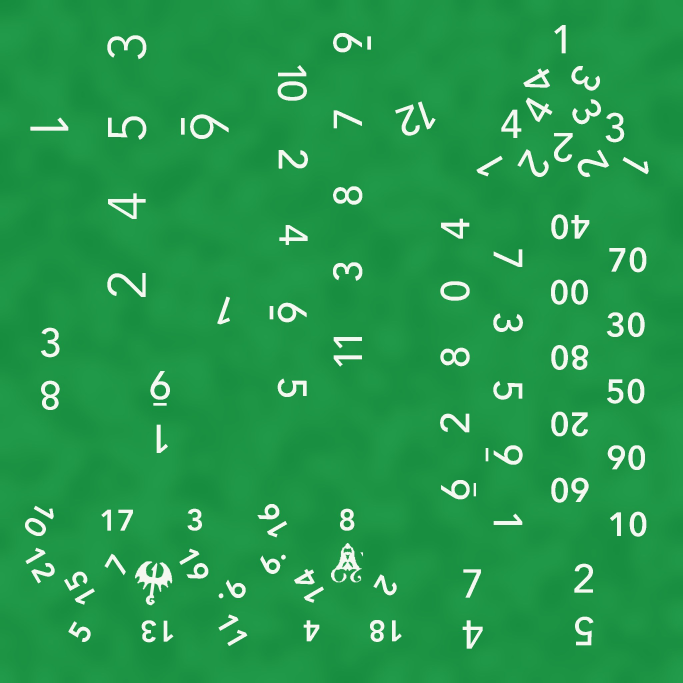
#> input picture src/materials/dragonbane/albedo.jpg, 2048 x 2048 px, found by its file name (shown at 1/3 size)
$ python make_textures.py
#> lines starting #> are read from the running program, lines starting #| are printed output that depends on the picture
"""
Builds the Vaesen and Dragonbane dice textures from the shared UV atlas.

Every dice style uses one 2048×2048 atlas for all die shapes (see any
src/materials/*/albedo.jpg). The Iron set's albedo is plain grey with black
numerals, so it gives a clean mask of every number; this script paints new
colours under it and replaces a few faces:

- Vaesen: bone dice; the d6 shows ringed pips, with a swirl for the 6.
- Dragonbane: translucent green with white numbers; the d20's 1 is the Dragon
  and its 20 the Demon (symbols from dragon.png / demon.png here).

Run from the repo root: python3 scripts/dice-textures/make_textures.py
Needs Pillow and numpy.
"""

import math
from pathlib import Path

import numpy as np
from PIL import Image, ImageDraw, ImageFilter

ROOT = Path(__file__).resolve().parents[2]
HERE = Path(__file__).resolve().parent
MATERIALS = ROOT / "src" / "materials"
SIZE = 2048

# Face centres in the atlas (pixels), measured from the Iron numerals
D6_FACES = {1: (147, 372), 2: (379, 854), 3: (380, 141), 4: (380, 618), 5: (381, 383), 6: (627, 379)}
D6_ERASE = 105  # half-size of the square cleared around a d6 numeral
D20_FACES = {1: (459, 1750), 20: (1039, 1688)}
D20_ERASE = 52  # radius cleared around a d20 numeral
# Rotation (degrees, counter-clockwise in the image) of the d20's 1 and 20 numerals,
# so a symbol stands the same way up on the die; checked with dev/face-viewer.html
D20_ROTATION = {1: -8, 20: 180}


def numeral_ink() -> np.ndarray:
    """Every number on every die, as 0..1 coverage (anti-aliased)"""
    iron = np.asarray(Image.open(MATERIALS / "iron" / "albedo.jpg").convert("L")).astype(float)
    return np.clip((150 - iron) / 110, 0, 1)


def clear_circle(ink: np.ndarray, centre, radius):
    yy, xx = np.ogrid[:SIZE, :SIZE]
    ink[(xx - centre[0]) ** 2 + (yy - centre[1]) ** 2 <= radius**2] = 0


def clear_square(ink: np.ndarray, centre, half):
    x, y = centre
    ink[y - half : y + half, x - half : x + half] = 0


def stamp(ink: np.ndarray, glyph: np.ndarray, centre):
    """Adds a glyph (0..1 array) centred at a point"""
    h, w = glyph.shape
    x0, y0 = centre[0] - w // 2, centre[1] - h // 2
    region = ink[y0 : y0 + h, x0 : x0 + w]
    np.maximum(region, glyph, out=region)


def supersampled(size: int, draw_fn, scale=4) -> np.ndarray:
    """Draws with ImageDraw at a higher resolution, then scales down for smooth edges"""
    big = Image.new("L", (size * scale, size * scale), 0)
    draw_fn(ImageDraw.Draw(big), size * scale)
    return np.asarray(big.resize((size, size), Image.LANCZOS)).astype(float) / 255


# --- Vaesen d6 faces ---------------------------------------------------------

PIP_OFFSETS = {
    1: [(0, 0)],
    2: [(-1, -1), (1, 1)],
    3: [(-1, -1), (0, 0), (1, 1)],
    4: [(-1, -1), (1, -1), (-1, 1), (1, 1)],
    5: [(-1, -1), (1, -1), (0, 0), (-1, 1), (1, 1)],
}


def pip_face(count: int, size=210) -> np.ndarray:
    """Ringed pips, as on Vaesen's bone dice"""

    def draw(d: ImageDraw.ImageDraw, s: int):
        # A lone pip is drawn larger, as on the real dice
        grow = 1.4 if count == 1 else 1
        spacing, ring, width, dot = s * 0.29, s * 0.14 * grow, s * 0.036 * grow, s * 0.06 * grow
        for ox, oy in PIP_OFFSETS[count]:
            cx, cy = s / 2 + ox * spacing, s / 2 + oy * spacing
            d.ellipse([cx - ring, cy - ring, cx + ring, cy + ring], outline=255, width=round(width))
            d.ellipse([cx - dot, cy - dot, cx + dot, cy + dot], fill=255)

    return supersampled(size, draw)


def swirl_face(size=210) -> np.ndarray:
    """A six-armed swirl with dots between the arms, for the 6 (our own drawing)"""

    def draw(d: ImageDraw.ImageDraw, s: int):
        c = s / 2
        width = round(s * 0.045)
        for arm in range(6):
            base = arm * math.pi / 3
            points = []
            # Out from the centre, bending, then curling back into a small spiral
            for i in range(60):
                t = i / 59
                r = s * (0.04 + 0.30 * t)
                a = base + 0.9 * t
                points.append((c + r * math.cos(a), c + r * math.sin(a)))
            end_r, end_a = s * 0.34, base + 0.9
            ex, ey = c + end_r * math.cos(end_a), c + end_r * math.sin(end_a)
            for i in range(40):
                t = i / 39
                r = s * 0.075 * (1 - 0.85 * t)
                a = end_a + math.pi / 2 + t * 1.8 * math.pi
                points.append((ex - s * 0.075 * math.cos(end_a + math.pi / 2) + r * math.cos(a),
                               ey - s * 0.075 * math.sin(end_a + math.pi / 2) + r * math.sin(a)))
            d.line(points, fill=255, width=width, joint="curve")
            # A dot between this arm and the next
            dot_a, dot_r, dot = base + math.pi / 6 + 0.55, s * 0.44, s * 0.03
            dx, dy = c + dot_r * math.cos(dot_a), c + dot_r * math.sin(dot_a)
            d.ellipse([dx - dot, dy - dot, dx + dot, dy + dot], fill=255)
        hub = s * 0.05
        d.ellipse([c - hub, c - hub, c + hub, c + hub], fill=255)

    return supersampled(size, draw)


# --- Dragonbane d20 symbols --------------------------------------------------


def dragon_glyph(size: int) -> np.ndarray:
    """The dragon is an outline; fill everything inside it"""
    src = Image.open(HERE / "dragon.png").convert("RGBA")
    line = np.asarray(src)[:, :, 3] > 0
    outside = np.zeros_like(line)
    # Flood fill the outside from the border, through pixels that aren't line
    stack = [(0, 0)]
    h, w = line.shape
    while stack:
        y, x = stack.pop()
        if 0 <= y < h and 0 <= x < w and not outside[y, x] and not line[y, x]:
            outside[y, x] = True
            stack.extend([(y + 1, x), (y - 1, x), (y, x + 1), (y, x - 1)])
    filled = Image.fromarray(((~outside) * 255).astype(np.uint8))
    return fit(filled, size)


# [19 lines left out: functions demon_glyph, fit, not called in this run]


def rotated(glyph: np.ndarray, degrees: float) -> np.ndarray:
    im = Image.fromarray((glyph * 255).astype(np.uint8))
    return np.asarray(im.rotate(degrees, resample=Image.BICUBIC)).astype(float) / 255


# --- Maps --------------------------------------------------------------------


def noise(scale: int, seed: int) -> np.ndarray:
    """Soft blotchy noise, 0..1"""
    rng = np.random.default_rng(seed)
    small = rng.random((SIZE // scale, SIZE // scale))
    im = Image.fromarray((small * 255).astype(np.uint8)).resize((SIZE, SIZE), Image.BICUBIC)
    return np.asarray(im.filter(ImageFilter.GaussianBlur(scale / 2))).astype(float) / 255


def normal_map(ink: np.ndarray, depth: float, grain: np.ndarray | None = None) -> Image.Image:
    """Engraved markings: the ink is pressed in"""
    h = -np.asarray(Image.fromarray((ink * 255).astype(np.uint8)).filter(ImageFilter.GaussianBlur(1.5))).astype(float) / 255
    if grain is not None:
        h = h + grain
    dx = np.zeros_like(h)
    dy = np.zeros_like(h)
    dx[:, 1:-1] = (h[:, 2:] - h[:, :-2]) * depth
    dy[1:-1, :] = (h[2:, :] - h[:-2, :]) * depth
    n = np.dstack([-dx, dy, np.ones_like(h)])
    n /= np.linalg.norm(n, axis=2, keepdims=True)
    return Image.fromarray(((n * 0.5 + 0.5) * 255).astype(np.uint8))


def save_jpg(im: Image.Image, path: Path):
    path.parent.mkdir(parents=True, exist_ok=True)
    im.save(path, quality=88)
    print("wrote", path.relative_to(ROOT))


def mix(base: np.ndarray, colour, amount: np.ndarray) -> np.ndarray:
    return base * (1 - amount[..., None]) + np.array(colour, dtype=float) * amount[..., None]


def vaesen():
    ink = numeral_ink()
    for value, centre in D6_FACES.items():
        clear_square(ink, centre, D6_ERASE)
        stamp(ink, swirl_face() if value == 6 else pip_face(value), centre)
#> this loop made 6 passes
#> (x0 in stamp, y0 in stamp) on passes 1 to 6: (42, 267), (274, 749), (275, 36), (275, 513), (276, 278), (522, 274)
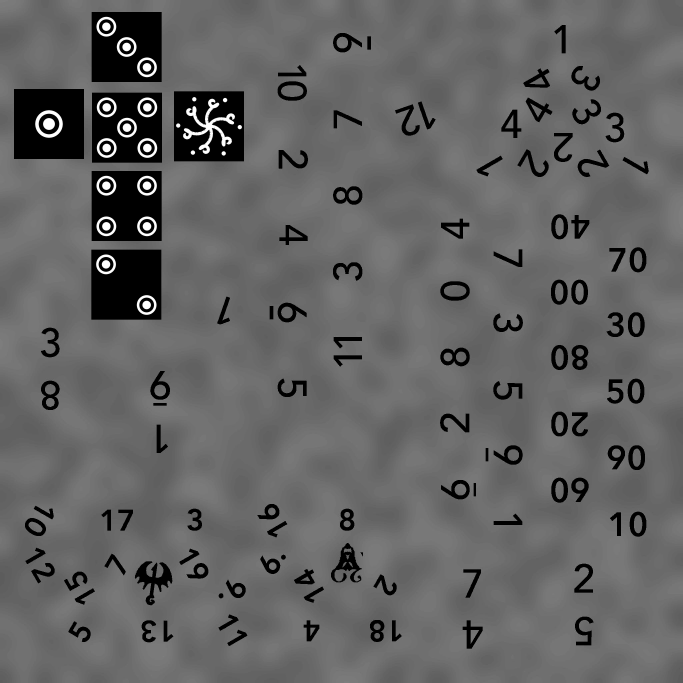
#> ink: shape (2048, 2048) float64 (shown at 1/3 size); min 0, max 1, mean 0.39

    # Old bone: ivory with faint warm blotches and a few darker flecks
    blotch = noise(64, 1)
    fine = noise(8, 2)
#> call 2 of noise, with scale = 8, seed = 2
#> in noise (call 2), `im = Image.fromarray((small * 255).astype(np.uint8)).resize((SIZE, SIZ..`:
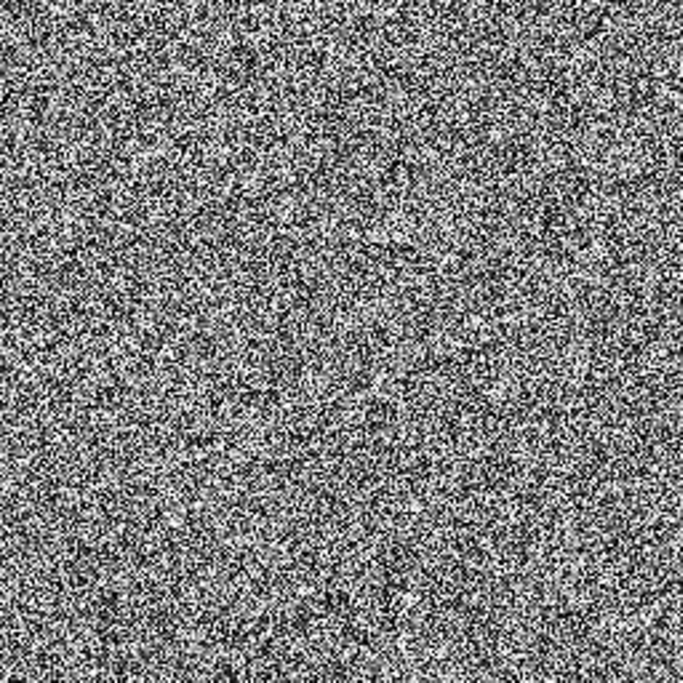
#> im: PIL image 2048x2048 L (shown at 1/3 size); min 0, max 255, mean 126.9
    base = np.dstack([np.full((SIZE, SIZE), c, dtype=float) for c in (214, 194, 152)])
    base = mix(base, (190, 166, 122), blotch * 0.5)
    base = mix(base, (165, 140, 100), np.clip(fine - 0.7, 0, 1) * 1.2)
    albedo = mix(base, (38, 30, 24), ink)
#> call 3 of mix, with colour = (38, 30, 24)
#> in mix (call 3), `return base * (1 - amount[..., None]) + np.array(colour, dtype=float) ..`:
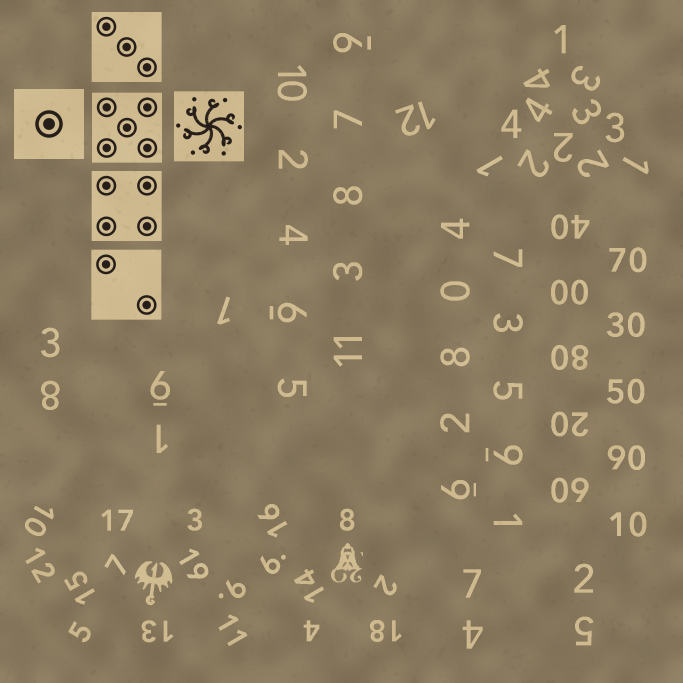
#> returned value: shape (2048, 2048, 3) float64 (shown at 1/3 size); mean of channels 0, 1, 2 141.5, 125.6, 97.3; drawn as R, G, B
    save_jpg(Image.fromarray(albedo.astype(np.uint8)), MATERIALS / "vaesen" / "albedo.jpg")

    save_jpg(normal_map(ink, depth=6, grain=fine * 0.15), MATERIALS / "vaesen" / "normal.jpg")
#> in normal_map, `dy[1:-1, :] = (h[2:, :] - h[:-2, :]) * depth`:
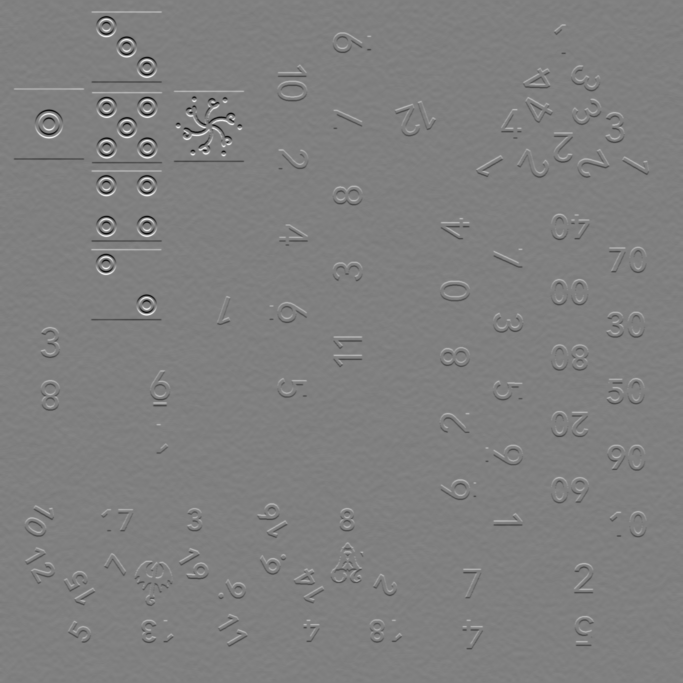
#> dy: shape (2048, 2048) float64 (shown at 1/3 size); min -2.84, max 2.82, mean 4.32e-05; drawn with min black and max white
#> in normal_map, `n /= np.linalg.norm(n, axis=2, keepdims=True)`:
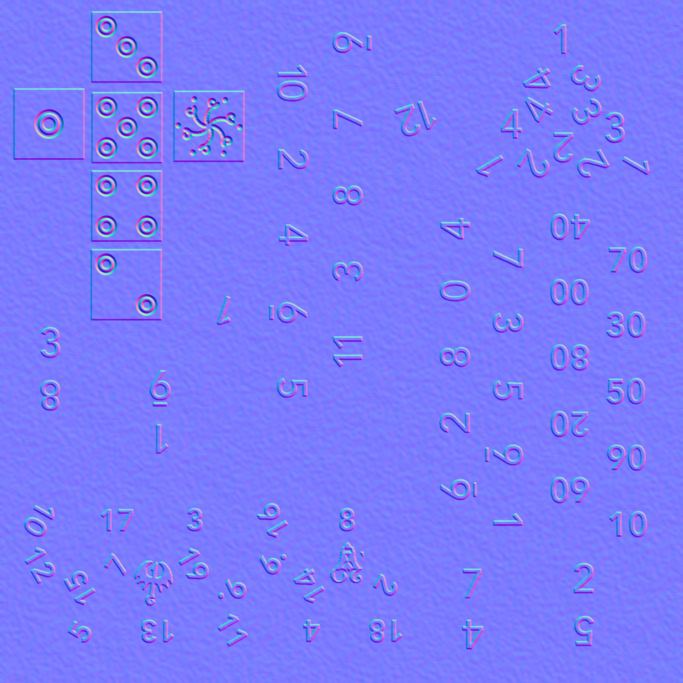
#> n: shape (2048, 2048, 3) float64 (shown at 1/3 size); mean of channels 0, 1, 2 5.17e-05, 5.87e-05, 0.982; drawn with min black and max white

    # ORM: occlusion (full), roughness (satin bone, rougher in the pits), metalness (none)
    roughness = 150 + ink * 60 + blotch * 20
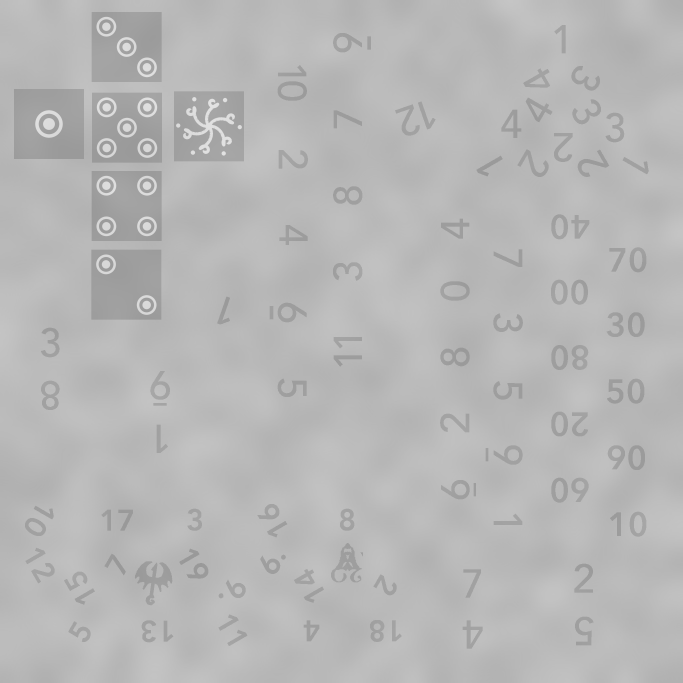
#> roughness: shape (2048, 2048) float64 (shown at 1/3 size); min 153, max 226.6, mean 183.4
    orm = np.dstack([np.full((SIZE, SIZE), 255.0), roughness, np.zeros((SIZE, SIZE))])
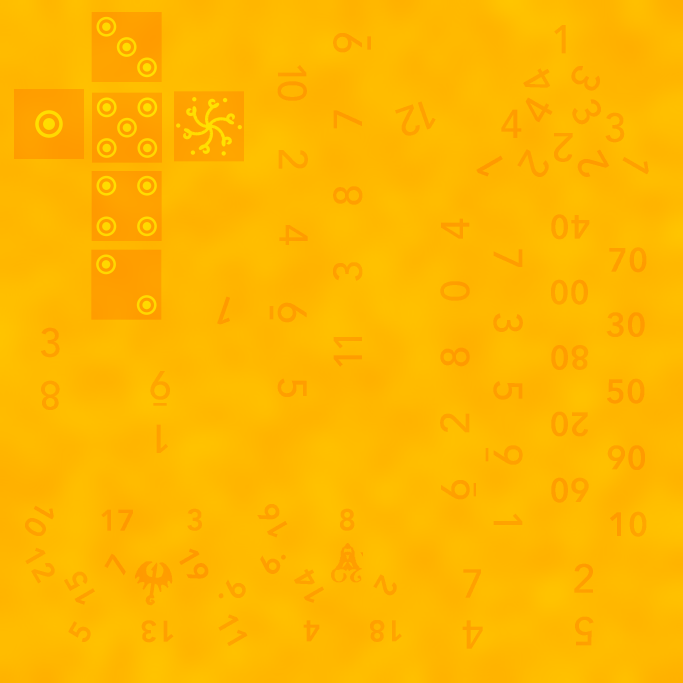
#> orm: shape (2048, 2048, 3) float64 (shown at 1/3 size); mean of channels 0, 1, 2 255, 183.4, 0; drawn as R, G, B
    save_jpg(Image.fromarray(np.clip(orm, 0, 255).astype(np.uint8)), MATERIALS / "vaesen" / "orm.jpg")


def dragonbane():
    ink = numeral_ink()
    for value, centre in D20_FACES.items():
        clear_circle(ink, centre, D20_ERASE)
        glyph = dragon_glyph(132) if value == 1 else demon_glyph(118)
        stamp(ink, rotated(glyph, D20_ROTATION[value]), centre)

    swirl = noise(48, 3)
    base = np.dstack([np.full((SIZE, SIZE), c, dtype=float) for c in (22, 140, 62)])
    base = mix(base, (60, 190, 100), swirl * 0.35)
    albedo = mix(base, (245, 248, 240), ink)
    save_jpg(Image.fromarray(albedo.astype(np.uint8)), MATERIALS / "dragonbane" / "albedo.jpg")
    save_jpg(normal_map(ink, depth=5), MATERIALS / "dragonbane" / "normal.jpg")

    # Transmission mask, as Glass uses: the body lets light through, the numbers don't
    mask = 168 - ink * 140
    Image.fromarray(np.clip(mask, 0, 255).astype(np.uint8)).save(MATERIALS / "dragonbane" / "mask.png")
    print("wrote", (MATERIALS / "dragonbane" / "mask.png").relative_to(ROOT))


# --- Picker previews (300×300 PNGs) ------------------------------------------

PREVIEWS = ROOT / "src" / "previews"
DICE = ["d4", "d6", "d8", "d10", "d12", "d20", "d100"]


# [48 lines left out: functions replace_centre, vaesen_previews, dragonbane_previews, previews, not called in this run]


if __name__ == "__main__":
    vaesen()
#> (the run stopped early here; a loop or call above may not have finished)

$ run again, with src/materials/vaesen/albedo.jpg copied over src/materials/dragonbane/albedo.jpg
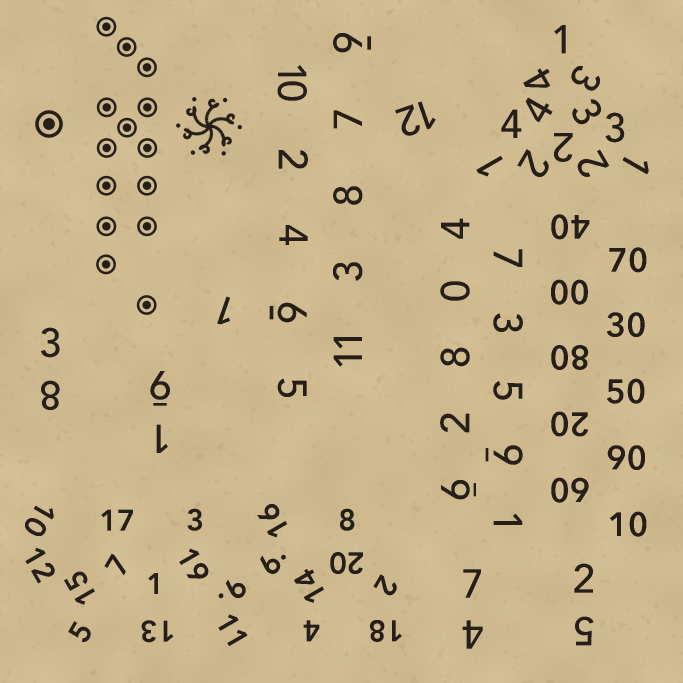
#> input picture src/materials/vaesen/albedo.jpg, 2048 x 2048 px, found by its file name (shown at 1/3 size)
#> in numeral_ink, `return np.clip((150 - iron) / 110, 0, 1)`:
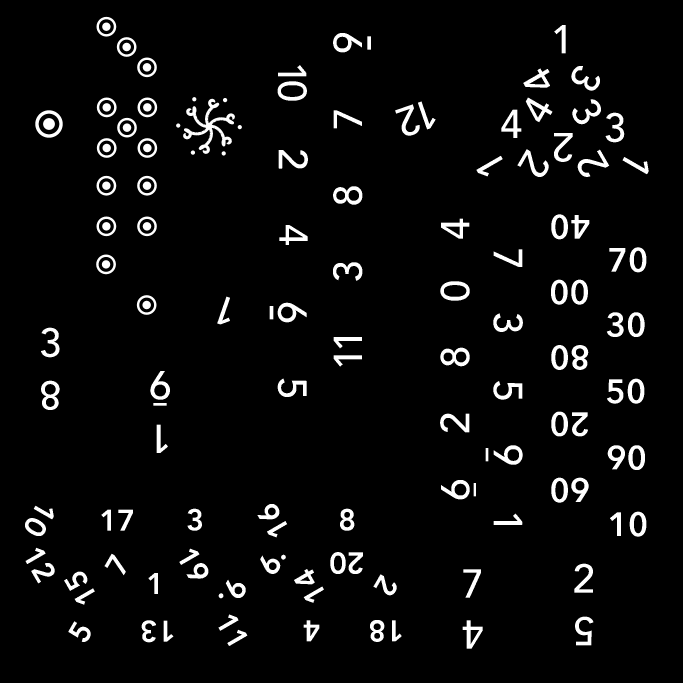
#> returned value: shape (2048, 2048) float64 (shown at 1/3 size); min 0, max 1, mean 0.0466
#> the loop in vaesen, `for value, centre in D6_FACES.items():` made 6 passes
#> (x0 in stamp, y0 in stamp) on passes 1 to 6: (42, 267), (274, 749), (275, 36), (275, 513), (276, 278), (522, 274)
#> in vaesen, `orm = np.dstack([np.full((SIZE, SIZE), 255.0), roughness, np.zeros((SI..`:
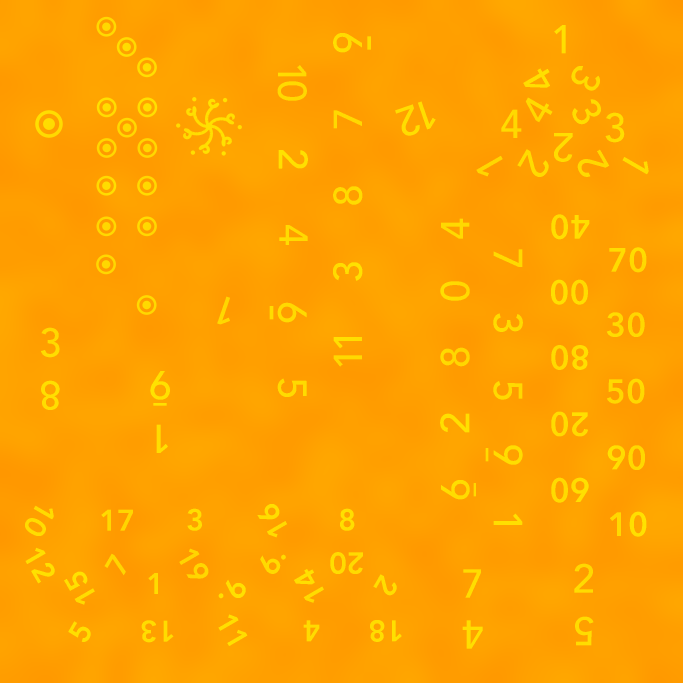
#> orm: shape (2048, 2048, 3) float64 (shown at 1/3 size); mean of channels 0, 1, 2 255, 162.8, 0; drawn as R, G, B
